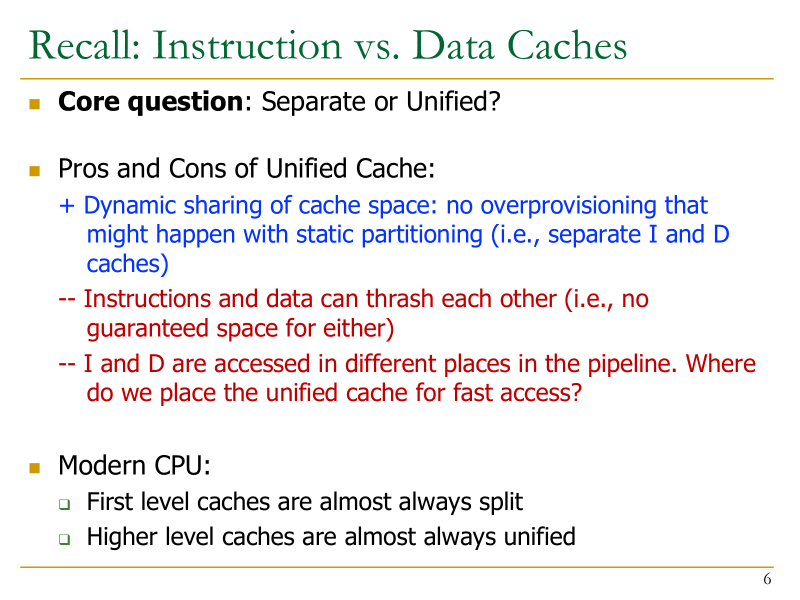
#> input picture AI芯片/rendered_slides/10-cache-coherence-consistency/slide_006.png, 1600 x 1200 px (shown at 1/2 size); its folder holds only this picture in this run
$ python make_slide_contact_sheets.py
#> lines starting #> are read from the running program, lines starting #| are printed output that depends on the picture
from __future__ import annotations

import math
import sys
from pathlib import Path

from PIL import Image, ImageDraw, ImageFont


def main() -> int:
    root = Path(sys.argv[1]) if len(sys.argv) > 1 else Path("rendered_slides")
    out = Path(sys.argv[2]) if len(sys.argv) > 2 else Path("slide_contact_sheets")
    cols = int(sys.argv[3]) if len(sys.argv) > 3 else 5
    thumb_w = int(sys.argv[4]) if len(sys.argv) > 4 else 320
    out.mkdir(parents=True, exist_ok=True)

    try:
        font = ImageFont.truetype("arial.ttf", 18)
    except OSError:
        font = ImageFont.load_default()

    for deck in sorted([p for p in root.iterdir() if p.is_dir()]):
        imgs = sorted(deck.glob("slide_*.png"))
        if not imgs:
            continue
        first = Image.open(imgs[0])
#> first is the input picture: PIL image 1600x1200 P; mean R, G, B 241.8, 238.6, 240.6
        aspect = first.height / first.width
#> aspect = 0.75
        thumb_h = int(thumb_w * aspect)
#> thumb_h = 240
        label_h = 28
        rows = math.ceil(len(imgs) / cols)
        sheet = Image.new("RGB", (cols * thumb_w, rows * (thumb_h + label_h)), "white")
#> sheet: PIL image 1600x268 RGB; every value is 255
        draw = ImageDraw.Draw(sheet)
        for i, img_path in enumerate(imgs):
            img = Image.open(img_path).convert("RGB")
            img.thumbnail((thumb_w, thumb_h))
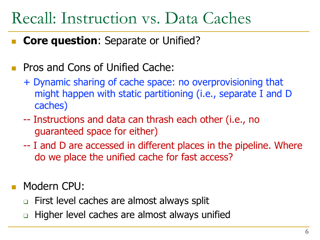
#> img: PIL image 320x240 RGB; mean R, G, B 241.4, 238.1, 240.1
            x = (i % cols) * thumb_w
            y = (i // cols) * (thumb_h + label_h)
#> y = 0
            sheet.paste(img, (x, y))
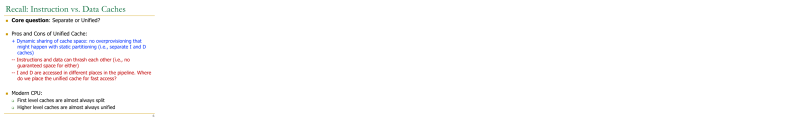
#> sheet: PIL image 1600x268 RGB (shown at 1/2 size); mean R, G, B 252.6, 252, 252.3
            draw.rectangle([x, y + thumb_h, x + thumb_w, y + thumb_h + label_h], fill=(245, 245, 245))
            draw.text((x + 6, y + thumb_h + 5), img_path.stem.replace("slide_", "Slide "), fill=(0, 0, 0), font=font)
        target = out / f"{deck.name}_contact.jpg"
        sheet.save(target, quality=90)
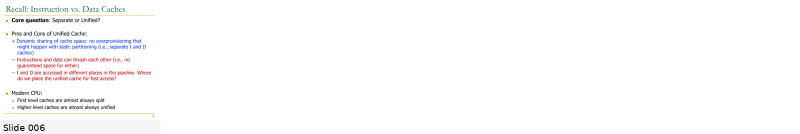
#> saved as 10-cache-coherence-consistency_contact.jpg: PIL image 1600x268 RGB (shown at 1/2 size); mean R, G, B 252.1, 251.6, 251.9
        print(f"wrote {target} ({len(imgs)} slides)")
#> pass 2 of the loop in main, `for deck in sorted([p for p in root.iterdir() if p.is_dir()]):`:
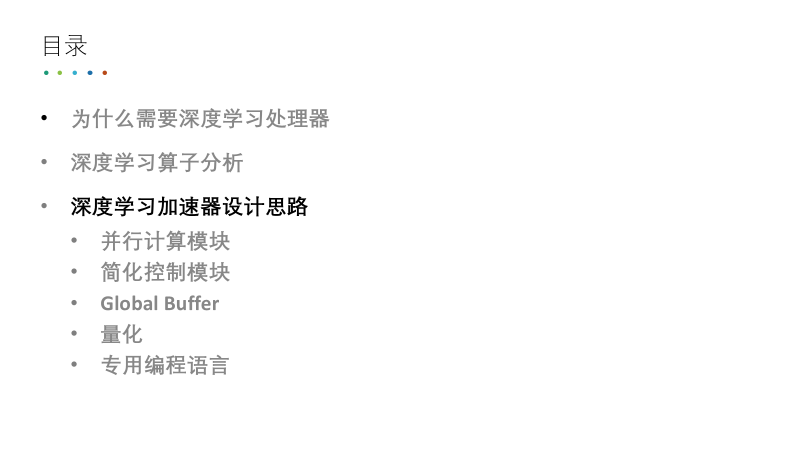
#> input picture AI芯片/rendered_slides/11--accelerator_motivation/slide_045.png, 1600 x 900 px (shown at 1/2 size)
#> in main, first is the input picture: PIL image 1600x900 P; mean R, G, B 251.2, 251.2, 251.2
#> in main, `img.thumbnail((thumb_w, thumb_h))`:
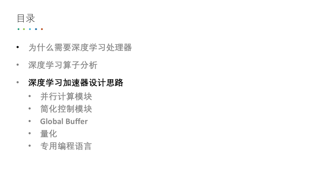
#> img: PIL image 320x180 RGB; mean R, G, B 251.1, 251.2, 251.1
#> in main, `sheet.save(target, quality=90)`:
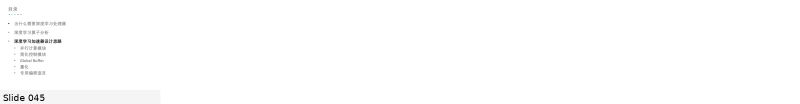
#> saved as 11--accelerator_motivation_contact.jpg: PIL image 1600x208 RGB (shown at 1/2 size); mean R, G, B 253.8, 253.8, 253.8
    return 0


if __name__ == "__main__":
    raise SystemExit(main())
#> (the program exits here)
